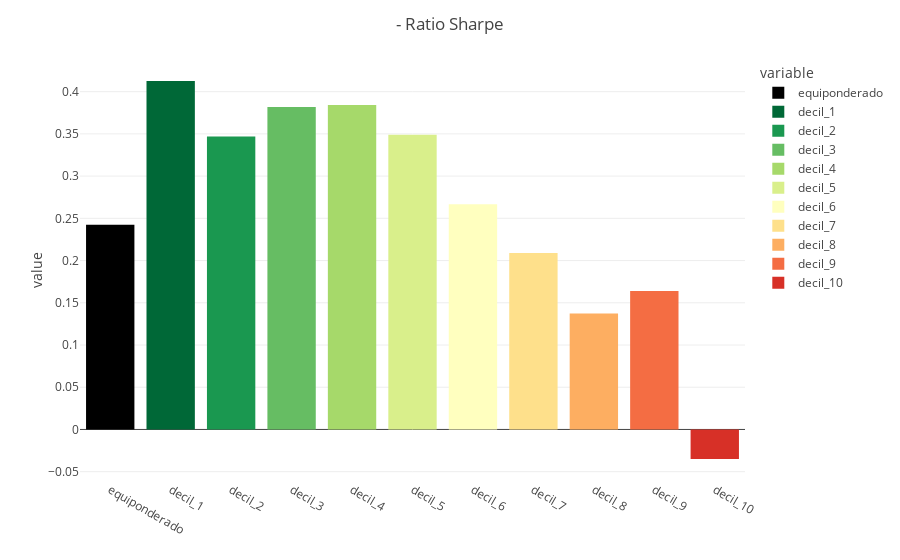

Notebook source saved alongside this figure:
### Code cell
pl.plot_sharpe(done_momentum_6mo)

### Figure 1 — Plotly figure (JSON) as saved in the notebook; plotly's stock layout.template omitted (floating-point values rounded to 4 significant figures)
{"data": [{"alignmentgroup": "True", "hovertemplate": "variable=equiponderado<br>index=%{x}<br>value=%{y}<extra></extra>", "legendgroup": "equiponderado", "marker": {"color": "#000000", "pattern": {"shape": ""}}, "name": "equiponderado", "offsetgroup": "equiponderado", "orientation": "v", "showlegend": true, "textposition": "auto", "type": "bar", "x": ["equiponderado", "decil_1", "decil_2", "decil_3", "decil_4", "decil_5", "decil_6", "decil_7", "decil_8", "decil_9", "decil_10"], "xaxis": "x", "y": [0.2424, 0, 0, 0, 0, 0, 0, 0, 0, 0, 0], "yaxis": "y"}, {"alignmentgroup": "True", "hovertemplate": "variable=decil_1<br>index=%{x}<br>value=%{y}<extra></extra>", "legendgroup": "decil_1", "marker": {"color": "rgb(0,104,55)", "pattern": {"shape": ""}}, "name": "decil_1", "offsetgroup": "decil_1", "orientation": "v", "showlegend": true, "textposition": "auto", "type": "bar", "x": ["equiponderado", "decil_1", "decil_2", "decil_3", "decil_4", "decil_5", "decil_6", "decil_7", "decil_8", "decil_9", "decil_10"], "xaxis": "x", "y": [0, 0.4126, 0, 0, 0, 0, 0, 0, 0, 0, 0], "yaxis": "y"}, {"alignmentgroup": "True", "hovertemplate": "variable=decil_2<br>index=%{x}<br>value=%{y}<extra></extra>", "legendgroup": "decil_2", "marker": {"color": "rgb(26,152,80)", "pattern": {"shape": ""}}, "name": "decil_2", "offsetgroup": "decil_2", "orientation": "v", "showlegend": true, "textposition": "auto", "type": "bar", "x": ["equiponderado", "decil_1", "decil_2", "decil_3", "decil_4", "decil_5", "decil_6", "decil_7", "decil_8", "decil_9", "decil_10"], "xaxis": "x", "y": [0, 0, 0.3468, 0, 0, 0, 0, 0, 0, 0, 0], "yaxis": "y"}, {"alignmentgroup": "True", "hovertemplate": "variable=decil_3<br>index=%{x}<br>value=%{y}<extra></extra>", "legendgroup": "decil_3", "marker": {"color": "rgb(102,189,99)", "pattern": {"shape": ""}}, "name": "decil_3", "offsetgroup": "decil_3", "orientation": "v", "showlegend": true, "textposition": "auto", "type": "bar", "x": ["equiponderado", "decil_1", "decil_2", "decil_3", "decil_4", "decil_5", "decil_6", "decil_7", "decil_8", "decil_9", "decil_10"], "xaxis": "x", "y": [0, 0, 0, 0.3818, 0, 0, 0, 0, 0, 0, 0], "yaxis": "y"}, {"alignmentgroup": "True", "hovertemplate": "variable=decil_4<br>index=%{x}<br>value=%{y}<extra></extra>", "legendgroup": "decil_4", "marker": {"color": "rgb(166,217,106)", "pattern": {"shape": ""}}, "name": "decil_4", "offsetgroup": "decil_4", "orientation": "v", "showlegend": true, "textposition": "auto", "type": "bar", "x": ["equiponderado", "decil_1", "decil_2", "decil_3", "decil_4", "decil_5", "decil_6", "decil_7", "decil_8", "decil_9", "decil_10"], "xaxis": "x", "y": [0, 0, 0, 0, 0.3841, 0, 0, 0, 0, 0, 0], "yaxis": "y"}, {"alignmentgroup": "True", "hovertemplate": "variable=decil_5<br>index=%{x}<br>value=%{y}<extra></extra>", "legendgroup": "decil_5", "marker": {"color": "rgb(217,239,139)", "pattern": {"shape": ""}}, "name": "decil_5", "offsetgroup": "decil_5", "orientation": "v", "showlegend": true, "textposition": "auto", "type": "bar", "x": ["equiponderado", "decil_1", "decil_2", "decil_3", "decil_4", "decil_5", "decil_6", "decil_7", "decil_8", "decil_9", "decil_10"], "xaxis": "x", "y": [0, 0, 0, 0, 0, 0.3489, 0, 0, 0, 0, 0], "yaxis": "y"}, {"alignmentgroup": "True", "hovertemplate": "variable=decil_6<br>index=%{x}<br>value=%{y}<extra></extra>", "legendgroup": "decil_6", "marker": {"color": "rgb(255,255,191)", "pattern": {"shape": ""}}, "name": "decil_6", "offsetgroup": "decil_6", "orientation": "v", "showlegend": true, "textposition": "auto", "type": "bar", "x": ["equiponderado", "decil_1", "decil_2", "decil_3", "decil_4", "decil_5", "decil_6", "decil_7", "decil_8", "decil_9", "decil_10"], "xaxis": "x", "y": [0, 0, 0, 0, 0, 0, 0.2667, 0, 0, 0, 0], "yaxis": "y"}, {"alignmentgroup": "True", "hovertemplate": "variable=decil_7<br>index=%{x}<br>value=%{y}<extra></extra>", "legendgroup": "decil_7", "marker": {"color": "rgb(254,224,139)", "pattern": {"shape": ""}}, "name": "decil_7", "offsetgroup": "decil_7", "orientation": "v", "showlegend": true, "textposition": "auto", "type": "bar", "x": ["equiponderado", "decil_1", "decil_2", "decil_3", "decil_4", "decil_5", "decil_6", "decil_7", "decil_8", "decil_9", "decil_10"], "xaxis": "x", "y": [0, 0, 0, 0, 0, 0, 0, 0.209, 0, 0, 0], "yaxis": "y"}, {"alignmentgroup": "True", "hovertemplate": "variable=decil_8<br>index=%{x}<br>value=%{y}<extra></extra>", "legendgroup": "decil_8", "marker": {"color": "rgb(253,174,97)", "pattern": {"shape": ""}}, "name": "decil_8", "offsetgroup": "decil_8", "orientation": "v", "showlegend": true, "textposition": "auto", "type": "bar", "x": ["equiponderado", "decil_1", "decil_2", "decil_3", "decil_4", "decil_5", "decil_6", "decil_7", "decil_8", "decil_9", "decil_10"], "xaxis": "x", "y": [0, 0, 0, 0, 0, 0, 0, 0, 0.1372, 0, 0], "yaxis": "y"}, {"alignmentgroup": "True", "hovertemplate": "variable=decil_9<br>index=%{x}<br>value=%{y}<extra></extra>", "legendgroup": "decil_9", "marker": {"color": "rgb(244,109,67)", "pattern": {"shape": ""}}, "name": "decil_9", "offsetgroup": "decil_9", "orientation": "v", "showlegend": true, "textposition": "auto", "type": "bar", "x": ["equiponderado", "decil_1", "decil_2", "decil_3", "decil_4", "decil_5", "decil_6", "decil_7", "decil_8", "decil_9", "decil_10"], "xaxis": "x", "y": [0, 0, 0, 0, 0, 0, 0, 0, 0, 0.1638, 0], "yaxis": "y"}, {"alignmentgroup": "True", "hovertemplate": "variable=decil_10<br>index=%{x}<br>value=%{y}<extra></extra>", "legendgroup": "decil_10", "marker": {"color": "rgb(215,48,39)", "pattern": {"shape": ""}}, "name": "decil_10", "offsetgroup": "decil_10", "orientation": "v", "showlegend": true, "textposition": "auto", "type": "bar", "x": ["equiponderado", "decil_1", "decil_2", "decil_3", "decil_4", "decil_5", "decil_6", "decil_7", "decil_8", "decil_9", "decil_10"], "xaxis": "x", "y": [0, 0, 0, 0, 0, 0, 0, 0, 0, 0, -0.03498], "yaxis": "y"}], "layout": {"barmode": "relative", "legend": {"title": {"text": "variable"}, "tracegroupgap": 0}, "margin": {"t": 60}, "title": {"text": " - Ratio Sharpe"}, "xaxis": {"anchor": "y", "domain": [0, 1], "title": {}}, "yaxis": {"anchor": "x", "domain": [0, 1], "title": {"text": "value"}}}}
